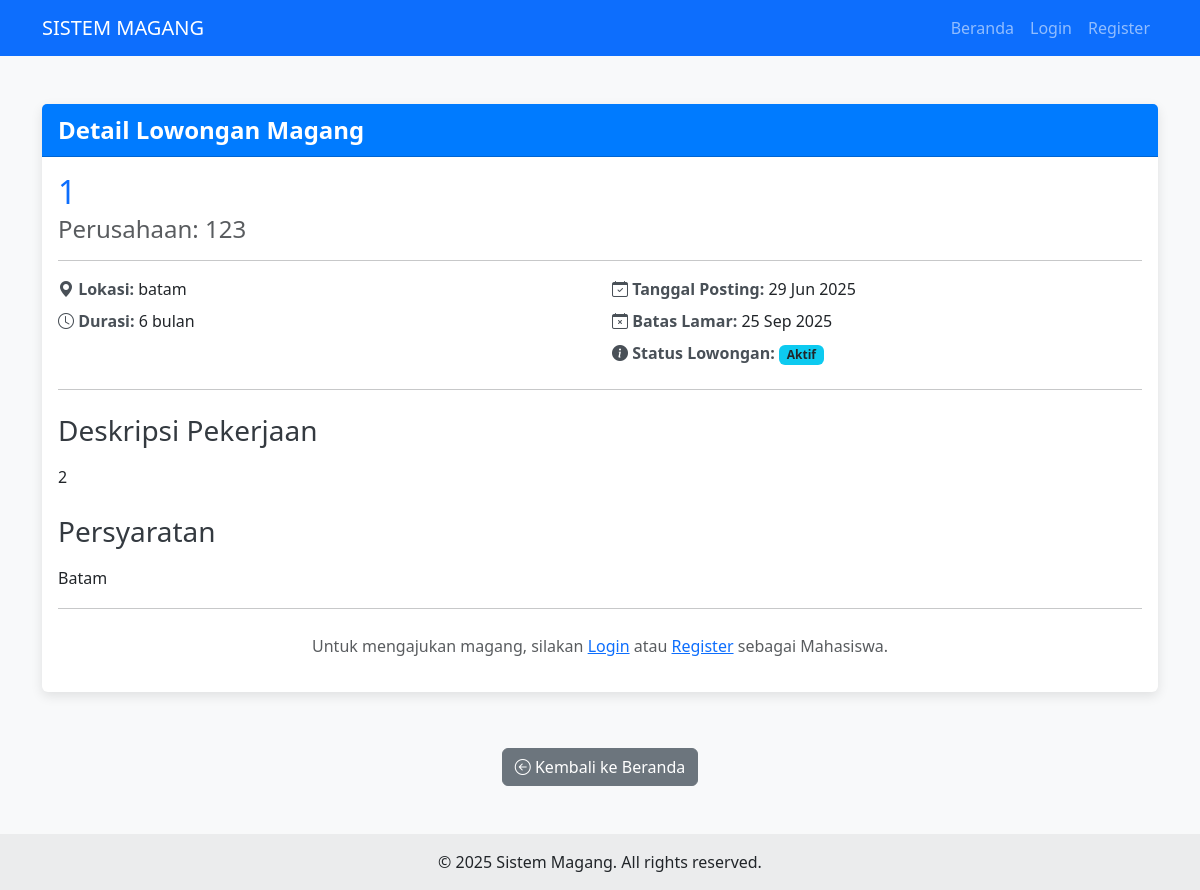
/detail_lowongan.php?id=7, run on the app's committed database.
### tables this page shows
CREATE TABLE `lowongan_magang` (
  `id` int(11) NOT NULL,
  `perusahaan_id` int(11) NOT NULL,
  `judul_lowongan` varchar(255) NOT NULL,
  `deskripsi` text DEFAULT NULL,
  `persyaratan` text DEFAULT NULL,
  `lokasi` varchar(255) DEFAULT NULL,
  `durasi` varchar(100) DEFAULT NULL,
  `tanggal_posting` date NOT NULL,
  `batas_lamar` date NOT NULL,
  `status_lowongan` enum('Aktif','Ditutup') DEFAULT 'Aktif',
  `created_at` datetime DEFAULT current_timestamp(),
  `updated_at` datetime DEFAULT current_timestamp() ON UPDATE current_timestamp()
);

CREATE TABLE `users` (
  `id` int(11) NOT NULL,
  `username` varchar(100) NOT NULL,
  `password` varchar(255) NOT NULL,
  `email` varchar(255) DEFAULT NULL,
  `role` enum('admin','mahasiswa','perusahaan','dosen') NOT NULL,
  `nama_lengkap` varchar(255) DEFAULT NULL,
  `nim_nip` varchar(50) DEFAULT NULL,
  `alamat` text DEFAULT NULL,
  `telepon` varchar(20) DEFAULT NULL,
  `created_at` datetime DEFAULT current_timestamp(),
  `updated_at` datetime DEFAULT current_timestamp() ON UPDATE current_timestamp()
);

### detail_lowongan.php (the view, shortened to what this page needs)
<?php
include 'koneksi/config.php';
$lowongan_data = null;
if (isset($_GET['id']) && is_numeric($_GET['id'])) {
    $lowongan_id = $_GET['id'];
    $query_detail = "SELECT
                        lm.id AS lowongan_id,
                        lm.judul_lowongan,
                        lm.deskripsi,
                        lm.persyaratan,
                        lm.lokasi,
                        lm.durasi,
                        lm.tanggal_posting,
                        lm.batas_lamar,
                        lm.status_lowongan,
                        p_u.username AS nama_perusahaan,
                        p_u.email AS email_perusahaan
                   FROM lowongan_magang lm
                   JOIN users p_u ON lm.perusahaan_id = p_u.id
                   WHERE lm.id = ?";
    $stmt_detail = mysqli_prepare($conn, $query_detail);
    if ($stmt_detail === false) {
        $message_html = '<div class="alert alert-danger">Error prepared statement: ' . mysqli_error($conn) . '</div>';
    } else {
        mysqli_stmt_bind_param($stmt_detail, "i", $lowongan_id);
        if (!mysqli_stmt_execute($stmt_detail)) {
            $message_html = '<div class="alert alert-danger">Error executing query: ' . mysqli_stmt_error($stmt_detail) . '</div>';
        } else {
            $result_detail = mysqli_stmt_get_result($stmt_detail);
            if (mysqli_num_rows($result_detail) > 0) {
                $lowongan_data = mysqli_fetch_assoc($result_detail);
            } else {
                $message_html = '<div class="alert alert-warning">Lowongan magang tidak ditemukan.</div>';
            }
        }
    }
} else {
    $message_html = '<div class="alert alert-danger">ID lowongan tidak valid atau tidak disediakan.</div>';
}
?>
<!DOCTYPE html>
<html lang="en">
<head>
    <link href="https://cdn.jsdelivr.net/npm/bootstrap@5.3.3/dist/css/bootstrap.min.css" rel="stylesheet">
    <link rel="stylesheet" href="https://cdn.jsdelivr.net/npm/bootstrap-icons@1.11.3/font/bootstrap-icons.min.css">
</head>
<body>
    <nav class="navbar navbar-expand-lg navbar-dark bg-primary fixed-top">
        <div class="container">
            <a class="navbar-brand" href="#">SISTEM MAGANG</a>
            <div class="collapse navbar-collapse" id="navbarNav">
                <ul class="navbar-nav ms-auto">
                    <li class="nav-item">
                        <a class="nav-link" href="index.php">Beranda</a>
                    </li>
                    <?php if (isset($_SESSION['user'])): ?>
                        <li class="nav-item">
                            <a class="nav-link" href="<?= ($_SESSION['user']['role'] == 'mahasiswa') ? 'mahasiswa/dashboard_mahasiswa.php' : (($_SESSION['user']['role'] == 'dosen') ? 'dosen/dashboard_dosen.php' : (($_SESSION['user']['role'] == 'admin') ? 'admin/dashboard_admin.php' : 'perusahaan/dashboard_perusahaan.php')) ?>">Dashboard</a>
                        </li>
                        <li class="nav-item">
                            <a class="nav-link" href="logout.php">Logout</a>
                        </li>
                    <?php else: ?>
                        <li class="nav-item">
                            <a class="nav-link" href="login.php">Login</a>
                        </li>
                        <li class="nav-item">
                            <a class="nav-link" href="register.php">Register</a>
                        </li>
                    <?php endif; ?>
                </ul>
            </div>
        </div>
    </nav>
    <div class="container mt-5">
        <?php if ($lowongan_data): ?>
            <div class="card lowongan-detail-card">
                <div class="card-header">
                    Detail Lowongan Magang
                </div>
                <div class="card-body">
                    <h2 class="card-title text-primary"><?= htmlspecialchars($lowongan_data['judul_lowongan']); ?></h2>
                    <h4 class="card-subtitle mb-3 text-muted">Perusahaan: <?= htmlspecialchars($lowongan_data['nama_perusahaan'] ?: $lowongan_data['nama_perusahaan']); ?></h4>
                    <hr>
                    <div class="row">
                        <div class="col-md-6">
                            <div class="info-item">
                                <strong><i class="bi bi-geo-alt-fill"></i> Lokasi:</strong> <?= htmlspecialchars($lowongan_data['lokasi']); ?>
                            </div>
                            <div class="info-item">
                                <strong><i class="bi bi-clock"></i> Durasi:</strong> <?= htmlspecialchars($lowongan_data['durasi']); ?>
                            </div>
                        </div>
                        <div class="col-md-6">
                            <div class="info-item">
                                <strong><i class="bi bi-calendar-check"></i> Tanggal Posting:</strong> <?= date('d M Y', strtotime($lowongan_data['tanggal_posting'])); ?>
                            </div>
                            <div class="info-item">
                                <strong><i class="bi bi-calendar-x"></i> Batas Lamar:</strong> <?= date('d M Y', strtotime($lowongan_data['batas_lamar'])); ?>
                            </div>
                            <div class="info-item">
                                <strong><i class="bi bi-info-circle-fill"></i> Status Lowongan:</strong> <span class="badge bg-info text-dark"><?= htmlspecialchars($lowongan_data['status_lowongan']); ?></span>
                            </div>
                        </div>
                    </div>
                    <hr>
                    <h3 class="mt-4">Deskripsi Pekerjaan</h3>
                    <p><?= nl2br(htmlspecialchars($lowongan_data['deskripsi'])); ?></p>
                    <h3 class="mt-4">Persyaratan</h3>
                    <p><?= nl2br(htmlspecialchars($lowongan_data['persyaratan'])); ?></p>
                    <?php if (isset($_SESSION['user']) && $_SESSION['user']['role'] == 'mahasiswa'): ?>
                        <hr>
                        <div class="text-center mt-4">
                            <a href="mahasiswa/ajukan_magang.php?lowongan_id=<?= $lowongan_data['lowongan_id']; ?>" class="btn btn-success btn-lg">
                                Ajukan Magang Sekarang <i class="bi bi-box-arrow-in-right"></i>
                            </a>
                        </div>
                    <?php elseif (!isset($_SESSION['user'])): ?>
                        <hr>
                        <div class="text-center mt-4">
                            <p class="text-muted">Untuk mengajukan magang, silakan <a href="login.php">Login</a> atau <a href="register.php">Register</a> sebagai Mahasiswa.</p>
                        </div>
                    <?php endif; ?>
                </div>
            </div>
            <div class="text-center">
                <a href="berita.php" class="btn btn-secondary btn-back"><i class="bi bi-arrow-left-circle"></i> Kembali ke Beranda</a>
            </div>
        <?php endif; ?>
    </div>
    <footer class="bg-light text-center text-lg-start mt-5">
        <div class="text-center p-3" style="background-color: rgba(0, 0, 0, 0.05);">
            © <?= date('Y'); ?> Sistem Magang. All rights reserved.
        </div>
    </footer>
</body>
</html>

### detail_lowongan.php (style rules this page uses)
body { padding-top: 56px; background-color: #f8f9fa; }
.lowongan-detail-card { margin-top: 2rem; margin-bottom: 2rem; border: none; box-shadow: 0 0.25rem 0.75rem rgba(0, 0, 0, 0.1); }
.lowongan-detail-card .card-header { background-color: #007bff; color: white; font-size: 1.5rem; font-weight: bold; }
.lowongan-detail-card .card-body h3 { color: #343a40; margin-bottom: 1rem; }
.lowongan-detail-card .card-body p { line-height: 1.7; }
.info-item { margin-bottom: 0.5rem; }
.info-item strong { color: #495057; }
.btn-back { margin-top: 1.5rem; }

### data on the page
lowongan_magang: judul_lowongan "1", perusahaan.username "123", lokasi "batam", durasi "6 bulan", tanggal_posting "29 Jun 2025", batas_lamar "25 Sep 2025", status_lowongan "Aktif", deskripsi "2", persyaratan "Batam"
